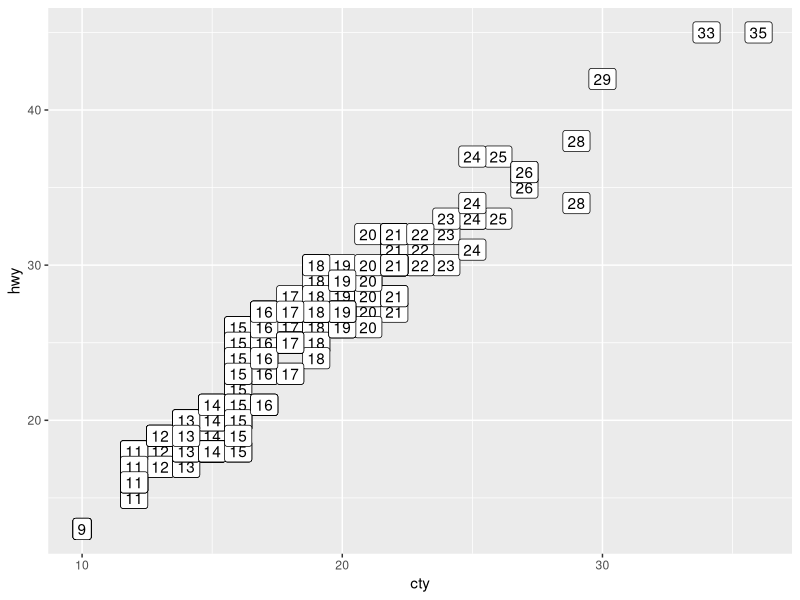
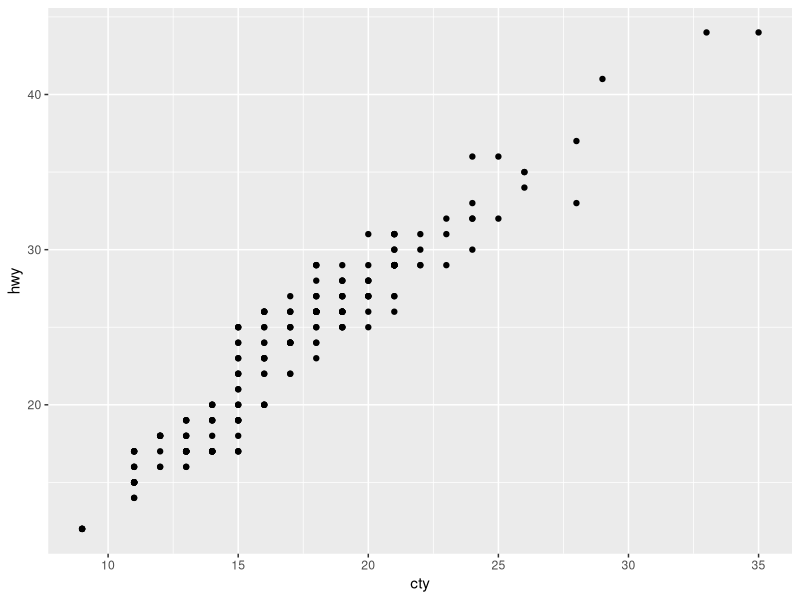
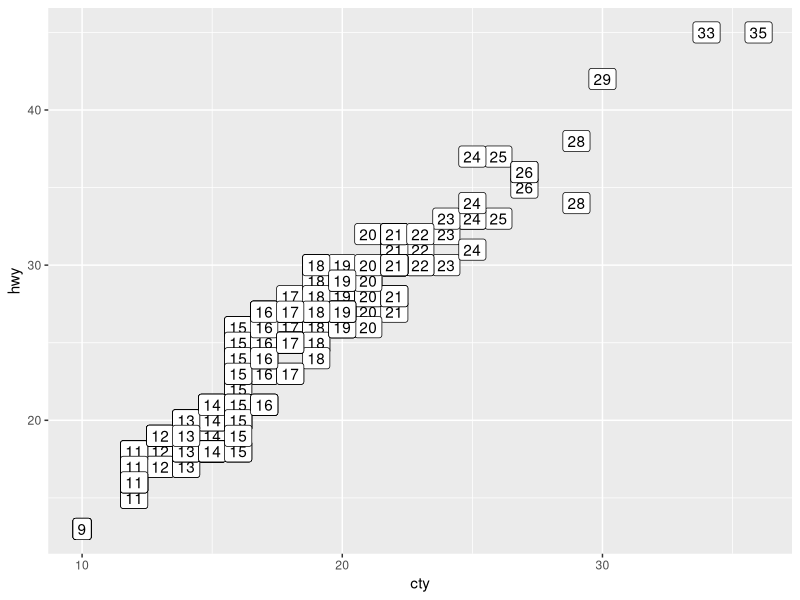
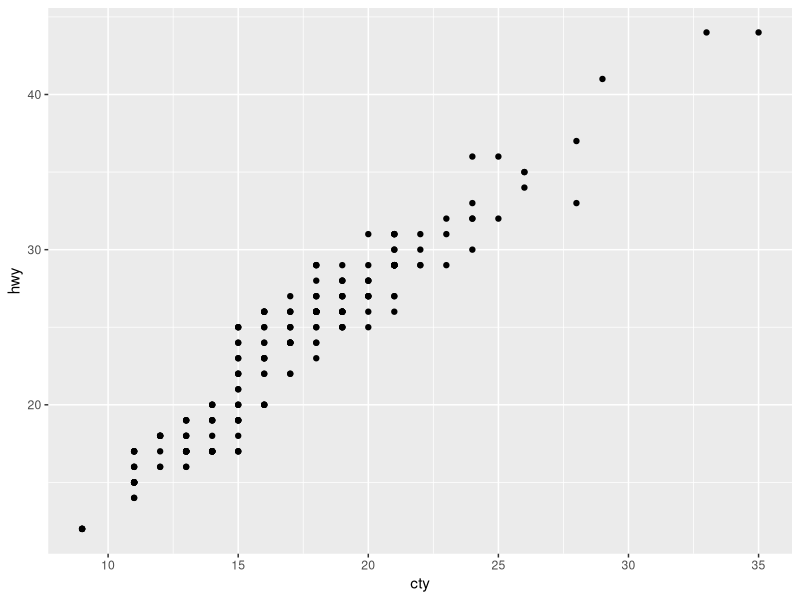
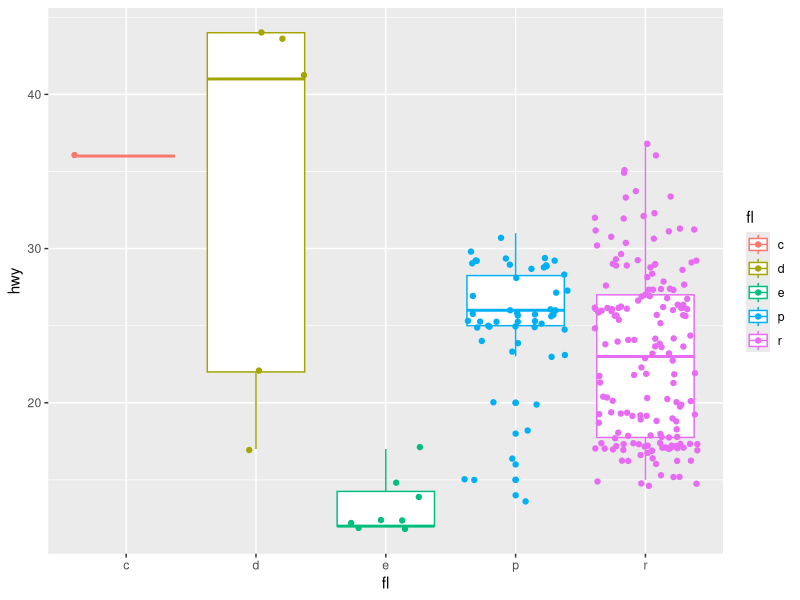
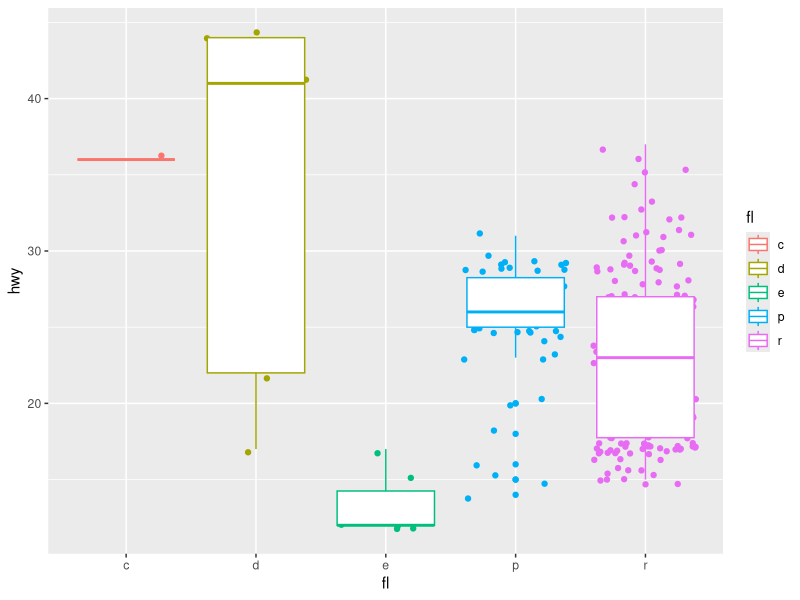
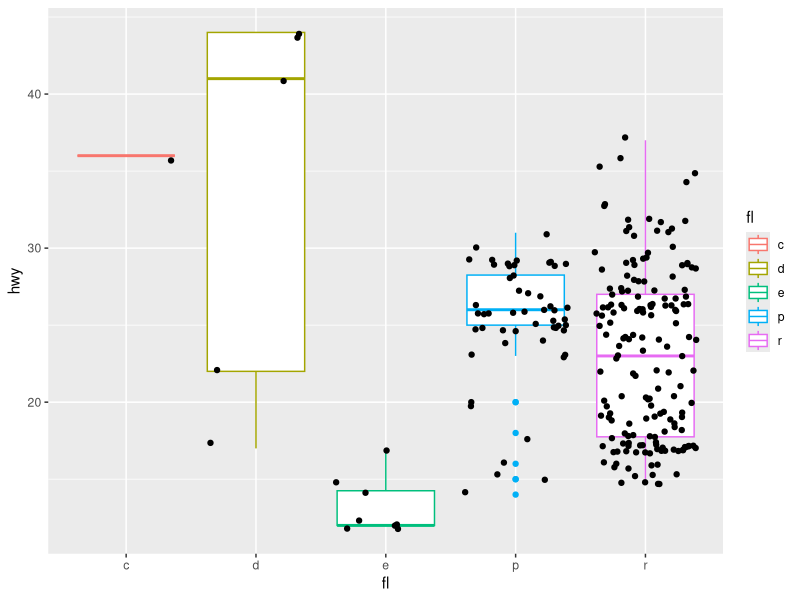
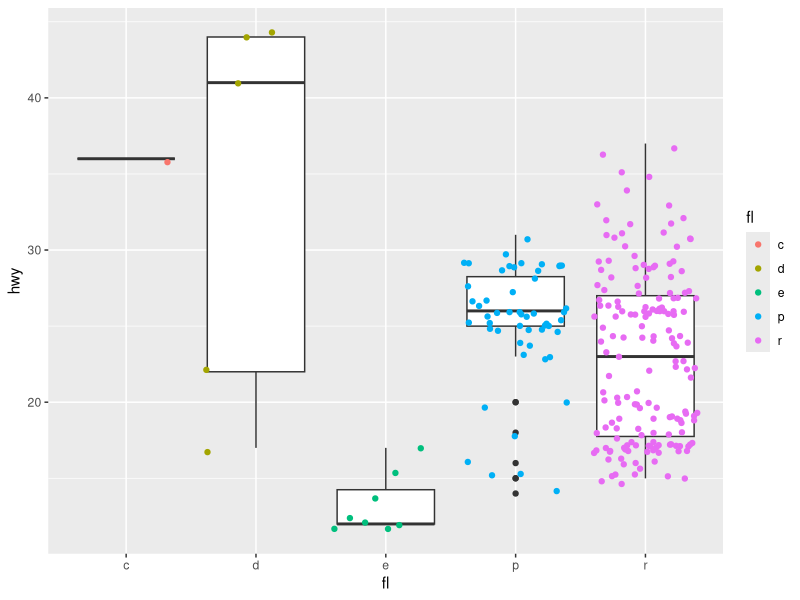

These figures' R source, in order:
#Lesson 4-1 Example Code
#Copy and paste this code so that you don't have to re-type it all!


#--------------------------------------------------
#Exercise 1

library(ggplot2)
e <- ggplot(mpg, aes(cty, hwy))
e + geom_label(aes(label = cty), 
               nudge_x = 1,
               nudge_y = 1)
e + geom_point()

#1
e + geom_label(aes(label = cty), nudge_x = 1, nudge_y = 1)

#2
e + geom_point() #update this code!


vignette("ggplot2-specs")

#3

#4

#5

#6
#a
ggplot(mpg,aes(x=fl,y=hwy,color=fl))+
  geom_boxplot()+
  geom_jitter()

#b
ggplot(mpg,aes(x=fl,y=hwy,color=fl))+
  geom_jitter()+
  geom_boxplot()

#c
ggplot(mpg,aes(x=fl,y=hwy))+
  geom_boxplot(aes(color=fl))+
  geom_jitter()

#d
ggplot(mpg,aes(x=fl,y=hwy))+
  geom_boxplot()+
  geom_jitter(aes(color=fl))

#e
ggplot(mpg,aes(x=fl,y=hwy))+
  geom_boxplot(color="green",fill="pink")+
  geom_jitter(aes(color=fl))


##############################################################
#DO NOT run this code until you have first made your matches!#
##############################################################

#10 
#Example 4
ggplot(Orange,aes(x=age,
                  y=circumference,
                  color="green"))+
  geom_point() +
  geom_line()


#Example 5
ggplot(Orange,aes(x=age,
                  y=circumference))+
  geom_point(color="green") +
  geom_line()


#Example 6
ggplot(Orange,aes(x=age,
                  y=circumference))+
  geom_point() +
  geom_line(color="green")




#12



#-------------------------------------------------------
#13
ggplot(mpg,aes(x=fl,y=hwy,color=fl))+
  geom_boxplot()+
  geom_jitter() +
  scale_color_brewer(palette="Dark2")   

#14
library(RColorBrewer)
display.brewer.all(colorblindFriendly = T)

#15


#16


